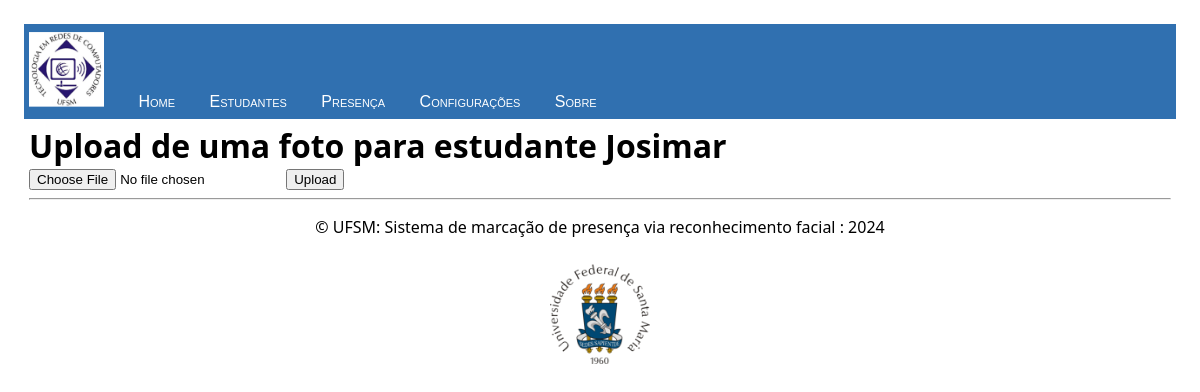
Before: /estudantes/upload/3 with the older database file.
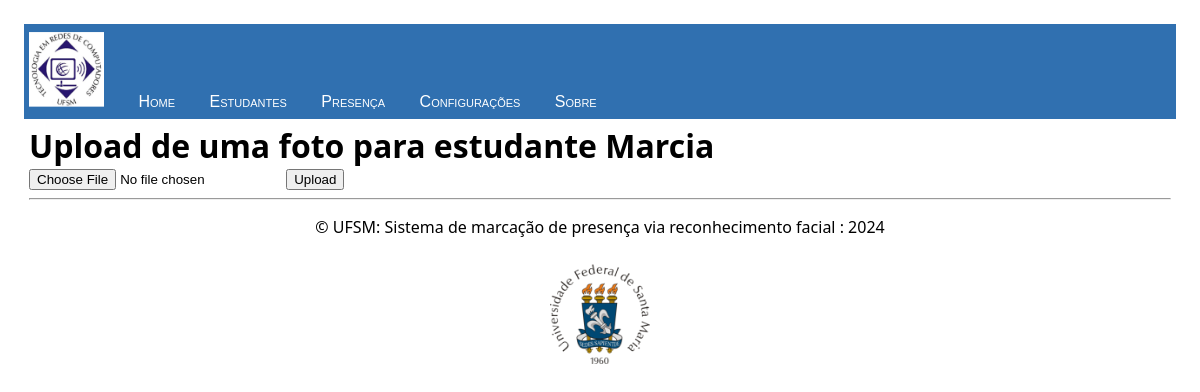
After: the same page with the newer database file.
### facerec/models.py (models this page shows, shortened)
class Estudante(models.Model):
    class SemestreEnum (models.IntegerChoices):
        S1 = 1, "Semestre 1"
        S2 = 2, "Semestre 2"
        S3 = 3, "Semestre 3"
        S4 = 4, "Semestre 4"
        S5 = 5, "Semestre 5"
        S6 = 6, "Semestre 6"
        S7 = 7, "Semestre 7"
        S8 = 8, "Semestre 8"
        S9 = 9, "Semestre 9"
        S10 = 10, "Semestre 10"
        S11 = 11, "Semestre 11"
        S12 = 12, "Semestre 12"
        S13 = 13, "Semestre 13"
        S14= 14, "Semestre 14"
        S15 = 15, "Semestre 15"
    registro = models.IntegerField(primary_key=True, null=False)
    nome = models.CharField(max_length=200, null=False)
    sobrenome = models.CharField(max_length=200, null=False)
    curso = models.CharField(max_length=200, null=False)
    semestre_atual = models.IntegerField(default=1,choices=SemestreEnum.choices)
    foto = models.ImageField(upload_to=image_full_path, blank=True)

### facerec/views.py (the view)
# urls.py: path("estudantes/upload/<int:pk>", views.EstudanteFotoEditar.as_view(template_name="facerec/estudante_upload_imagem.html"), name="upload_imagem"),
class EstudanteFotoEditar(UpdateView):
    model = Estudante
    fields = ["foto"]
    success_url = reverse_lazy("estudante_lista")

### facerec/templates/facerec/estudante_upload_imagem.html (shortened to what this page needs)
{% extends "facerec/layoutbase.html" %}
{% block content %}
<h1>Upload de uma foto para estudante {{ object.nome }}</h1>
<form method="post" enctype="multipart/form-data">
  <input type="file" name="foto">
  <button type="submit">Upload</button>
</form>
{% endblock %}

Changed rows visible on the page:
changed Estudante: nome "Josimar" → "Marcia"
